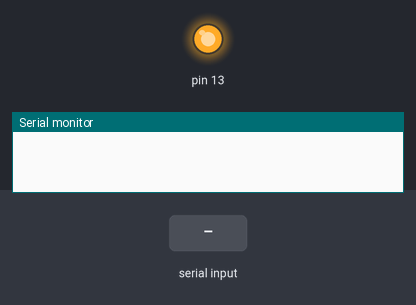
Simulated run of this sketch. Board: Arduino Uno, built with avr-gcc and run on an emulated ATmega328P. Parts: output pins drawn as LEDs (lit = HIGH), the last lines printed to the serial monitor. Dashed ring = blinking. The test bench sets the inputs (shaded band).

Above: at 0.1 s.
At 2.9 s:
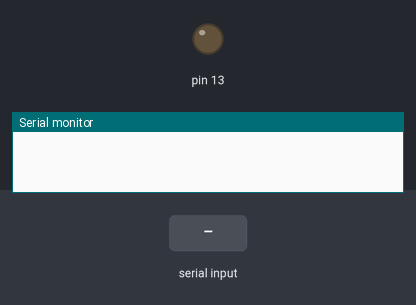
3.0 s: byte 30 received over Serial
At 5.3 s:
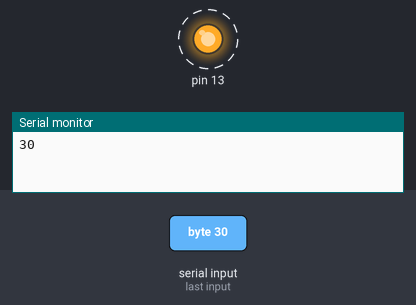
Timing chart, 0 to 7.5 s (numbered marks = the images above; inputs shaded):
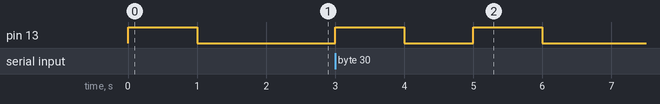

Measured:
- after the input at 3.0 s, pin 13: alternates HIGH for 1.0 s and LOW for 1.0 s, 4 changes in all, then stays LOW, starting at once

The sketch:

Program0.ino
```cpp
void setup() {
  // put your setup code here, to run once:
  pinMode(13,OUTPUT);
  Serial.begin(9600);
}
///
///Включает и отключает светодиод
///
void iMig(int d)
{
  //13й пин включаем
  digitalWrite(13,1);
  delay(d);
  digitalWrite(13,0);
  delay(d);
  return;
}
void loop() {
  //Мигание
  iMig(1000);

  while(Serial.available()==0)
  {

  }
  //Данные пришли. Мигаем снова. Задержка 2 сек.
  iMig(1000);

  int val=Serial.read();

  Serial.println(val);


}
```
